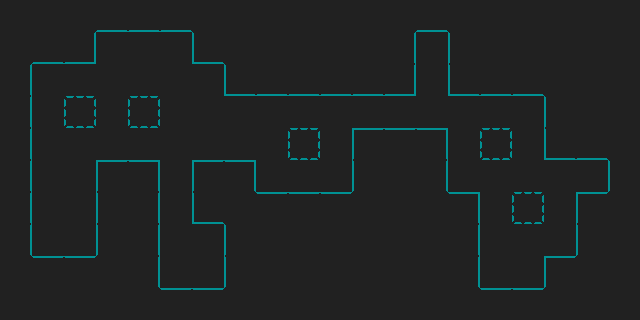

A level layout from a 2D game, rendered from its tile map. Below: a short description, then the map file with tile-grid data replaced by summaries:
An orthogonal 20x10 tile map with 32x32 px tiles, 1 tile layer (map) and 5 objects (3x enemy1, start, end).

<map version="1.0" tiledversion="1.1.5" orientation="orthogonal" renderorder="left-down" width="20" height="10" tilewidth="32" tileheight="32" infinite="0" nextobjectid="14">
 <tileset firstgid="1" source="pixel-art.tsx" />
 <layer name="map" width="20" height="10">
  <data>[200 cells, 200 non-empty, 10 distinct tile ids]</data>
 </layer>
 <objectgroup name="markers">
  <object id="6" type="start" x="32" y="224" width="32" height="32">
   <ellipse />
  </object>
  <object id="7" type="end" x="576" y="160" width="32" height="32">
   <ellipse />
  </object>
  <object id="11" type="enemy1" x="192" y="64" width="32" height="32">
   <ellipse />
  </object>
  <object id="12" type="enemy1" x="320" y="160" width="32" height="32">
   <ellipse />
  </object>
  <object id="13" type="enemy1" x="512" y="256" width="32" height="32">
   <ellipse />
  </object>
 </objectgroup>
</map>
